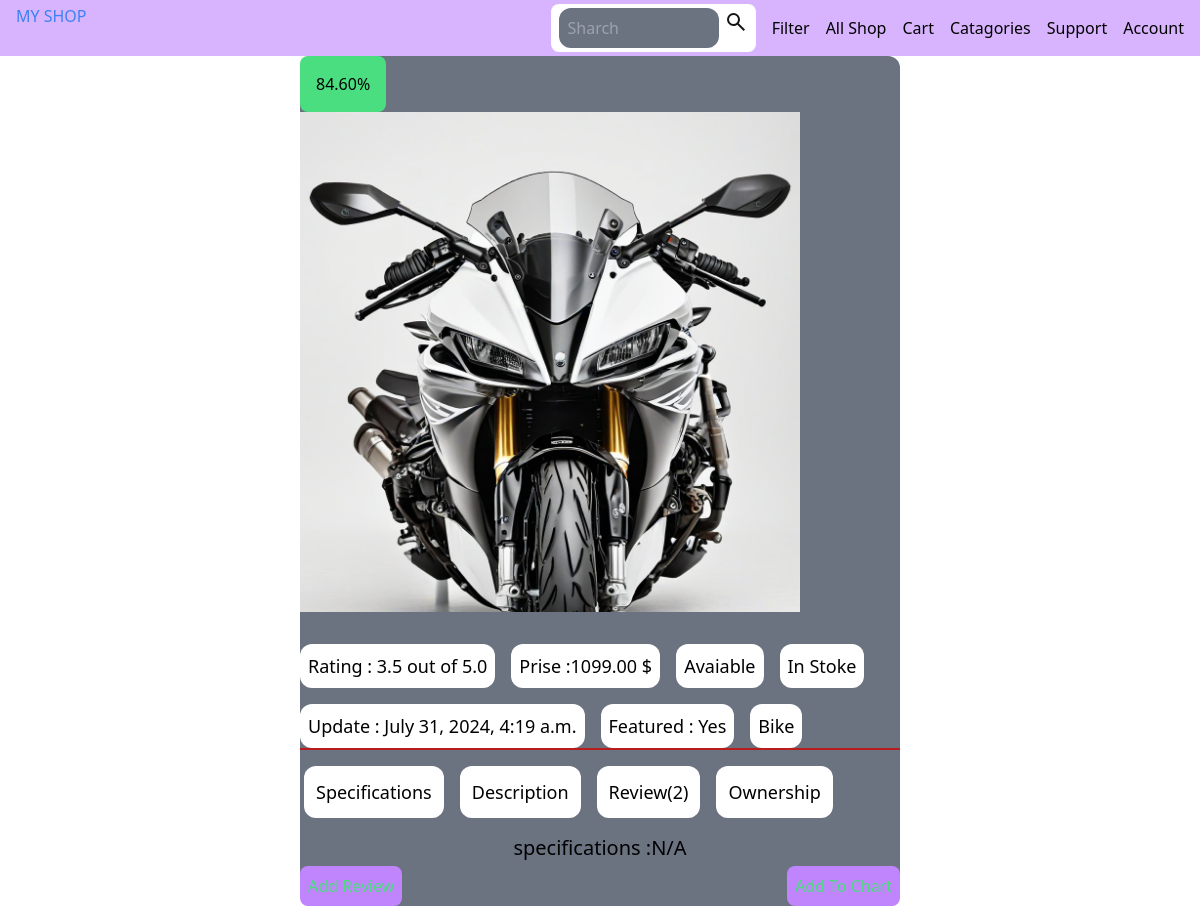
The app's page /product/ga2dg5fg4e/ with its own data.
### core/models.py (models this page shows, shortened)
class Product(models.Model):
    pid = ShortUUIDField(unique=True,length=10, max_length=20,alphabet = 'abcdefgh12345')
    user = models.ForeignKey(User,on_delete=models.SET_NULL, null=True)
    catagori = models.ForeignKey(Category,on_delete=models.SET_NULL, null=True)
    vendor = models.ForeignKey(Vendor,on_delete=models.SET_NULL, null=True , related_name='product')
    title = models.CharField(max_length=100 , default="fresh pree")
    image = models.ImageField(upload_to=user_dictory_path , default='product.jpg')
    description = RichTextField(null=True, blank=True , default="this is the product.")
    price = models.DecimalField(max_digits=999999999 , decimal_places=2 , default="1.99")
    old_price = models.DecimalField(max_digits=999999999 , decimal_places=2 , default="2.99")
    specifications = RichTextField(null=True,blank=True)
    tags = TaggableManager(blank=True)
    product_status = models.CharField(choices=STATUS,max_length=10 , default="in_review")
    status = models.BooleanField(default=True)
    in_stoke = models.BooleanField(default=True)
    featured = models.BooleanField(default=False)
    digital = models.BooleanField(default=False)
    sku = ShortUUIDField(unique=True,length=4, max_length=10, prefix="sku", alphabet = '12345678')
    date = models.DateTimeField(auto_now_add=True)
    update = models.DateTimeField(null=True,blank=True)
    class Meta:
        verbose_name_plural = 'Products'
    def get_percentage(self):
        new_price = (self.price / self.old_price) * 100
        return new_price

class Category(models.Model):
    cid = ShortUUIDField(unique=True,length=10, max_length=20,prefix='cat',alphabet = 'abcdefgh12345')
    title = models.CharField(max_length=100,default="Food")
    image = models.ImageField(upload_to='catagorie' , default="catagori.jpg")
    class Meta:
        verbose_name_plural = 'Categories'
    def __str__(self):
        return self.title

### core/views.py (the view)
# urls.py: path('product/<slug:pid>/', views.product_details , name='product-details'),
def product_details(request, pid):
    product = get_object_or_404(Product, pid=pid)
    review =  ProductReview.objects.filter(product=product)
    avg_rating =  ProductReview.objects.filter(product=product).aggregate(rating=Avg('rating'))
    reviewForm = ProductReviewForm()
    context = {
        "product_details": product,
        'review':review,
        'avg_rating':avg_rating,
        'R_form':reviewForm,
    }
    return render(request, 'core/product-details.html', context)

### core/form.py
class ProductReviewForm(forms.ModelForm):
    review =  forms.CharField(widget=forms.Textarea(attrs={'placeholder':'add your comment','class':'w-full h-24 m-2'}))
    class Meta:
        model = ProductReview
        fields = ['review','rating']

### userauths/models.py (called while the page is built)
    def __str__(self):
        return self.username

### templates/core/product-details.html (shortened to what this page needs)
{% extends 'core/base.html' %}
{% load static %}
{% block content %}
<div class="w-full md:w-1/2 mx-auto flex justify-center">
  <div class=" bg-gray-500 rounded-xl">
    <div class=" w-full flex justify-between">
      <div class="p-4 bg-green-400 rounded-lg">{{ product_details.get_percentage|floatformat:2 }}%</div>
    </div>
    <div class="w-full my-0">
      <img class=" md:w-[500px] md:h-[500px] object-contain" src="{{ product_details.image.url }}"
        alt="{{ product_details.title }}" />
    </div>
    <div class="p-4 rounded-lg">
    </div>
    <div class="flex flex-wrap md:gap-4 gap-2">
      <p class="p-2 bg-white rounded-xl text-wrap text-sm md:text-lg "> Rating : {{ avg_rating.rating |floatformat:1 }} out of 5.0</p>
      <p class="p-2 bg-white rounded-xl text-wrap text-sm md:text-lg ">Prise :{{ product_details.price }} $</p>
      {% if product_details.product_status %}
      <p class="p-2 bg-white rounded-xl text-wrap text-sm md:text-lg ">Avaiable</p>
      {% else %}
      <p class="p-2 bg-white rounded-xl text-wrap text-sm md:text-lg ">Not Avaiable</p>
      {% endif %}
      {% if product_details.in_stoke %}
      <p class="p-2 bg-white rounded-xl text-wrap text-sm md:text-lg ">In Stoke</p>
      {% else %}
      <p class="p-2 bg-white rounded-xl text-wrap text-sm md:text-lg ">Out of Stoke</p>
      {% endif %}
      <p class="p-2 bg-white rounded-xl text-wrap text-sm md:text-lg ">Update : {{product_details.update}}</p>
      {% if product_details.featured %}
      <p class="p-2 bg-white rounded-xl text-wrap text-sm md:text-lg ">Featured : Yes</p>
      {% else %}
      <p class="p-2 bg-white rounded-xl text-wrap text-sm md:text-lg ">Featured : No</p>
      {% endif %}
      <p class="p-2 bg-white rounded-xl text-wrap text-sm md:text-lg ">{{ product_details.catagori }}</p>
    </div>
    <div class="h-[2px] bg-red-700 w-full"></div>
    <div id="bar" class="flex flex-wrap my-2 py-2 p-1 gap-2 md:gap-4 ">
      <p class="p-3 hover:cursor-pointer bg-white rounded-xl text-wrap text-sm md:text-lg Specifications">Specifications</p>
      <p class="p-3 hover:cursor-pointer bg-white rounded-xl text-wrap text-sm md:text-lg Description">Description</p>
      <p class="p-3 hover:cursor-pointer bg-white rounded-xl text-wrap text-sm md:text-lg Review">Review({{review.count}})</p>
      <p class="p-3 hover:cursor-pointer bg-white rounded-xl text-wrap text-sm md:text-lg Ownership">Ownership</p>
    </div>
    <div id="continer" class=" flex justify-center my-1">
      <p id="speci" class=" text-wrap text-xl"> specifications :{{product_details.specifications | safe}}</p>
    </div>
    <div class="flex justify-between">
      <p id="addReview" class=" hover:cursor-pointer p-2 bg-purple-400 text-green-400 rounded-lg"> Add Review</p>
      <p id="{{ product_details.pid }}" onclick="add('{{ product_details.pid }}')" class=" hover:cursor-pointer p-2 bg-purple-400 text-green-400 rounded-lg">Add To Chart</p>
    </div>
  </div>
</div>
{% endblock %}

### static/css/style.css (style rules this page uses)
html, :host { line-height: 1.5; -webkit-text-size-adjust: 100%; -moz-tab-size: 4; -o-tab-size: 4; tab-size: 4; font-family: ui-sans-serif, system-ui, sans-serif, "Apple Color Emoji", "Segoe UI Emoji", "Segoe UI Symbol", "Noto Color Emoji"; font-feature-settings: normal; font-variation-settings: normal; -webkit-tap-highlight-color: transparent; }
body { margin: 0; line-height: inherit; }
blockquote, dl, dd, h1, h2, h3, h4, h5, h6, hr, figure, p, pre { margin: 0; }
img, svg, video, canvas, audio, iframe, embed, object { display: block; vertical-align: middle; }
img, video { max-width: 100%; height: auto; }
.mx-auto { margin-left: auto; margin-right: auto; }
.my-0 { margin-top: 0px; margin-bottom: 0px; }
.my-1 { margin-top: 0.25rem; margin-bottom: 0.25rem; }
.my-2 { margin-top: 0.5rem; margin-bottom: 0.5rem; }
.flex { display: flex; }
.h-\[2px\] { height: 2px; }
.w-full { width: 100%; }
.flex-wrap { flex-wrap: wrap; }
.justify-center { justify-content: center; }
.justify-between { justify-content: space-between; }
.gap-2 { gap: 0.5rem; }
.text-wrap { text-wrap: wrap; }
.rounded-lg { border-radius: 0.5rem; }
.rounded-xl { border-radius: 0.75rem; }
.bg-gray-500 { --tw-bg-opacity: 1; background-color: rgb(107 114 128 / var(--tw-bg-opacity)); }
.bg-green-400 { --tw-bg-opacity: 1; background-color: rgb(74 222 128 / var(--tw-bg-opacity)); }
.bg-purple-400 { --tw-bg-opacity: 1; background-color: rgb(192 132 252 / var(--tw-bg-opacity)); }
.bg-red-700 { --tw-bg-opacity: 1; background-color: rgb(185 28 28 / var(--tw-bg-opacity)); }
.bg-white { --tw-bg-opacity: 1; background-color: rgb(255 255 255 / var(--tw-bg-opacity)); }
.object-contain { -o-object-fit: contain; object-fit: contain; }
.p-1 { padding: 0.25rem; }
.p-2 { padding: 0.5rem; }
.p-3 { padding: 0.75rem; }
.p-4 { padding: 1rem; }
.py-2 { padding-top: 0.5rem; padding-bottom: 0.5rem; }
.text-sm { font-size: 0.875rem; line-height: 1.25rem; }
.text-xl { font-size: 1.25rem; line-height: 1.75rem; }
.text-green-400 { --tw-text-opacity: 1; color: rgb(74 222 128 / var(--tw-text-opacity)); }
@media (min-width: 768px) { .md\:h-\[500px\] { height: 500px; } }
@media (min-width: 768px) { .md\:w-1\/2 { width: 50%; } }
@media (min-width: 768px) { .md\:w-\[500px\] { width: 500px; } }
@media (min-width: 768px) { .md\:gap-4 { gap: 1rem; } }
@media (min-width: 768px) { .md\:text-lg { font-size: 1.125rem; line-height: 1.75rem; } }

### records on screen
Product: get_percentage "84.60", image (picture), price "1099.00", update "July 31, 2024, 4:19 a.m.", catagori "Bike", specifications "N/A"

### other values on screen
{{ avg_rating.rating |floatformat:1 }} "3.5"
{{ review.count }} "2"
